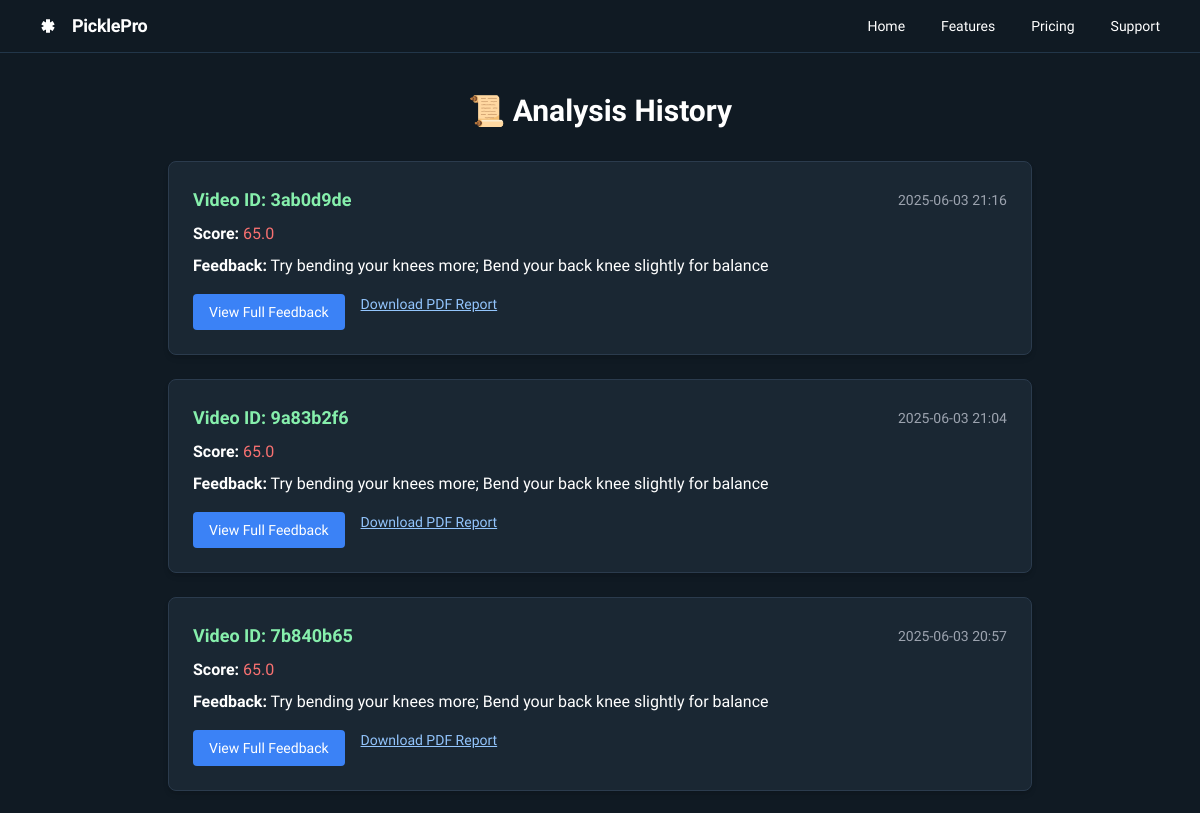
Before: /history (upper part) with the older database file.
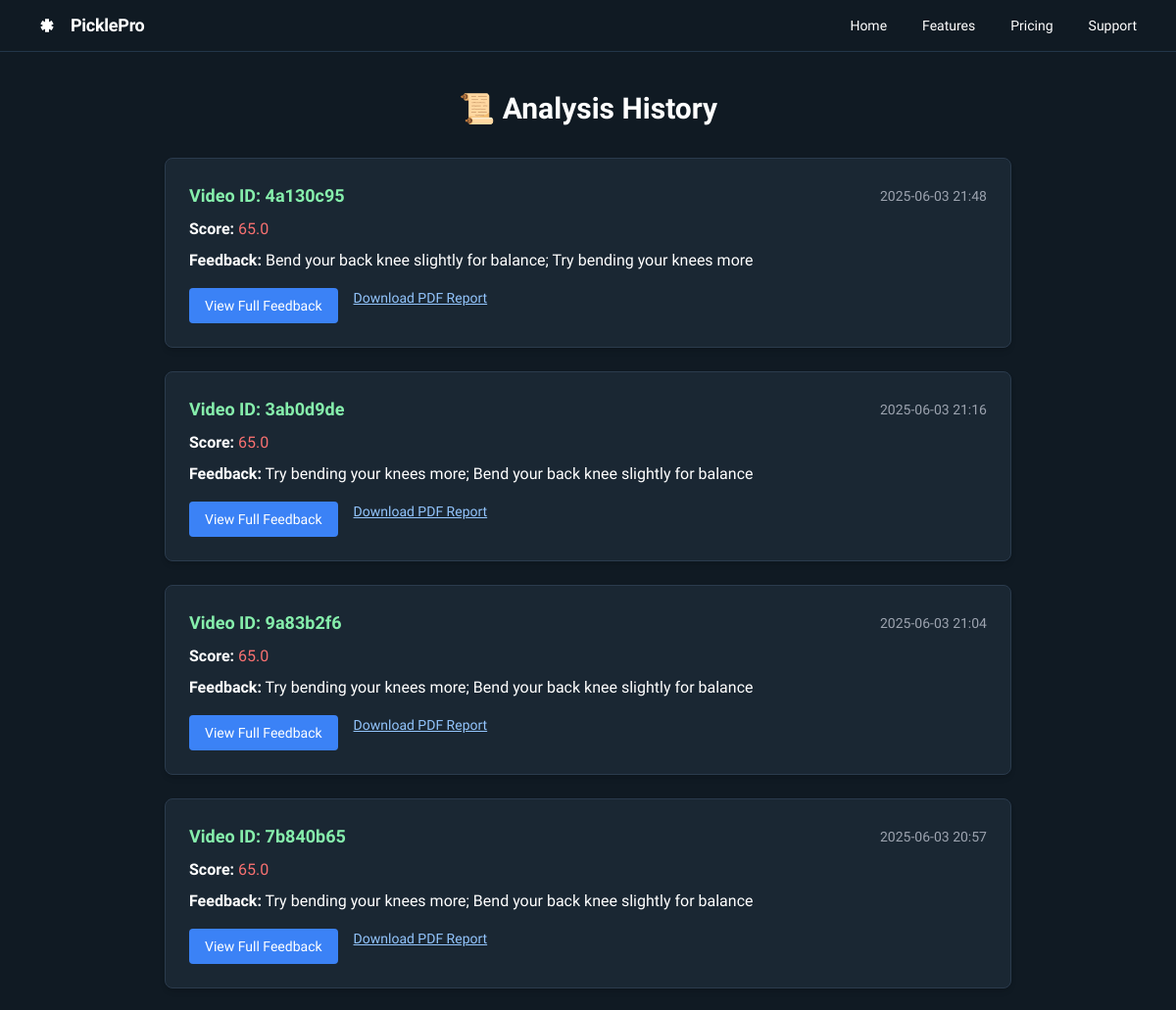
After: the same page with the newer database file.
### app.py (models this page shows)
class Analysis(db.Model):
    id = db.Column(db.Integer, primary_key=True)
    video_id = db.Column(db.String, unique=True, nullable=False)
    score = db.Column(db.Float, nullable=False)
    feedback = db.Column(db.Text, nullable=False)
    created_at = db.Column(db.DateTime, default=lambda: utc.localize(datetime.utcnow()))

### app.py (the view)
@app.route('/history')
def history():
    analyses = Analysis.query.order_by(Analysis.created_at.desc()).all()
    for a in analyses:
        a.local_created_at = convert_to_local(a.created_at)
    return render_template("history.html", analyses=analyses)

### app.py (called while the page is built)
def convert_to_local(utc_dt):
    if utc_dt.tzinfo is None:
        utc_dt = utc.localize(utc_dt)
    local_tz = timezone('Asia/Kolkata')
    return utc_dt.astimezone(local_tz)

### templates/history.html (shortened to what this page needs)
<!DOCTYPE html>
<html lang="en">
<head>
  <script src="https://cdn.tailwindcss.com?plugins=forms,container-queries"></script>
</head>
<body class="bg-[#101a23] text-white" style='font-family: "Spline Sans", "Noto Sans", sans-serif;'>
  <header class="flex items-center justify-between border-b border-[#223649] px-10 py-3">
    <div class="flex items-center gap-4">
      <div class="size-4 text-white">
      </div>
      <h2 class="text-white text-lg font-bold tracking-[-0.015em]">PicklePro</h2>
    </div>
    <div class="flex items-center gap-9">
      <a class="text-white text-sm font-medium" href="{{ url_for('index') }}">Home</a>
      <a class="text-white text-sm font-medium" href="#">Features</a>
      <a class="text-white text-sm font-medium" href="#">Pricing</a>
      <a class="text-white text-sm font-medium" href="#">Support</a>
    </div>
  </header>
  <div class="max-w-4xl mx-auto py-10 px-4">
    <h1 class="text-3xl font-bold text-center mb-8 text-white-400">📜 Analysis History</h1>
    {% if analyses %}
      <div class="grid grid-cols-1 gap-6">
        {% for a in analyses %}
          <div class="bg-[#1a2733] border border-[#2b3b4d] shadow-md rounded-lg p-6 hover:shadow-lg transition duration-300">
            <div class="flex justify-between items-center mb-2">
              <h2 class="text-lg font-semibold text-green-300">Video ID: {{ a.video_id }}</h2>
              <span class="text-sm text-gray-400">{{ a.local_created_at.strftime('%Y-%m-%d %H:%M') }}</span>
            </div>
            <p class="mb-2">
              <strong>Score:</strong>
              <span class="{{ 'text-green-400' if a.score >= 75 else 'text-red-400' }}">{{ a.score }}</span>
            </p>
            <p><strong>Feedback:</strong> {{ a.feedback }}</p>
            <div class="mt-4 flex gap-4">
              <a href="{{ url_for('feedback_page', video_id=a.video_id) }}"
                 class="bg-blue-500 text-white px-4 py-2 rounded hover:bg-blue-600 text-sm transition">
                View Full Feedback
              </a>
              <a href="{{ url_for('export_pdf', video_id=a.video_id) }}"
                 class="text-blue-300 underline hover:text-blue-400 text-sm">
                Download PDF Report
              </a>
            </div>
          </div>
        {% endfor %}
      </div>
    {% else %}
      <p class="text-center text-gray-400">No analyses found yet. Upload a video to get started.</p>
    {% endif %}
  </div>
</body>
</html>

Changed rows visible on the page:
added Analysis: video_id "4a130c95", local_created_at "2025-06-03 21:48", score "65.0", feedback "Bend your back knee slightly for balance; Try bending your knees more"
